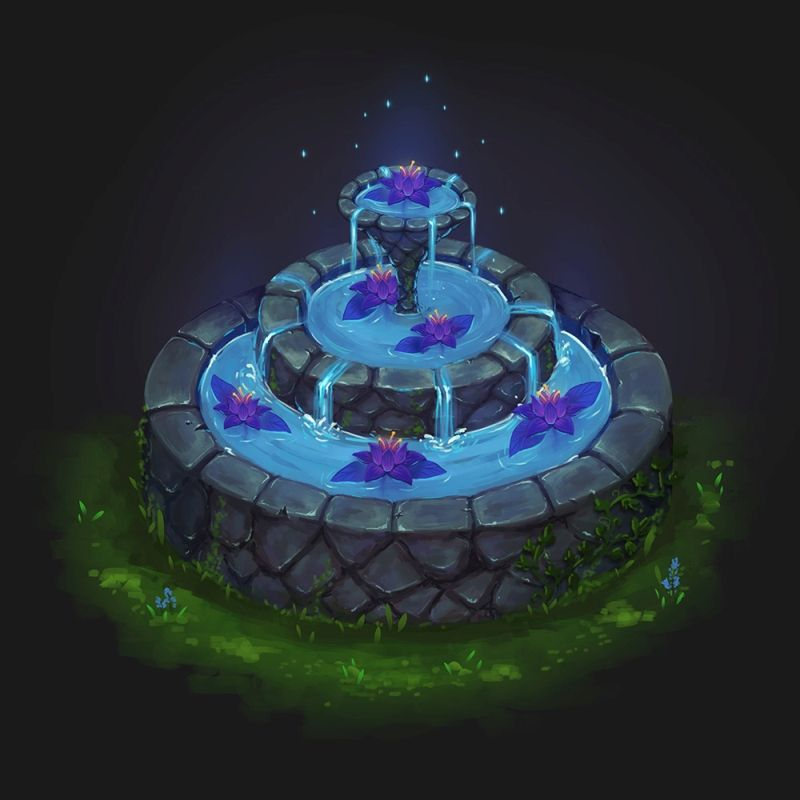
#> input picture docs/superpowers/mockups/cauce-seco-referencias/14-fuente.png, 800 x 800 px
$ python fuente_texturas.py
#> lines starting #> are read from the running program, lines starting #| are printed output that depends on the picture
"""Texturas de la fuente en 3D, recortadas de la imagen de referencia (la 14 de `docs/superpowers/mockups/cauce-seco-referencias`):
piedra y agua en mosaico espejo (para que no se vea la costura al envolverlas).
Salida: public/assets/sprites/fuente/{piedra,agua}.png. Uso (desde la raíz del repo): python tools/generadores/entorno/fuente_texturas.py"""
import os

from PIL import Image, ImageEnhance, ImageOps

REPO = os.path.abspath(os.path.join(os.path.dirname(os.path.abspath(__file__)), "..", "..", ".."))
REF = os.path.join(REPO, "docs", "superpowers", "mockups", "cauce-seco-referencias", "14-fuente.png")
SALIDA = os.path.join(REPO, "public", "assets", "sprites", "fuente")


def espejo(im):
    """El recorte y sus reflejos, en 2x2: se repite sin costuras."""
    w, h = im.size
    o = Image.new("RGB", (2 * w, 2 * h))
    o.paste(im, (0, 0)); o.paste(ImageOps.mirror(im), (w, 0))
    o.paste(ImageOps.flip(im), (0, h)); o.paste(ImageOps.flip(ImageOps.mirror(im)), (w, h))
    return o


if __name__ == "__main__":
    os.makedirs(SALIDA, exist_ok=True)
    ref = Image.open(REF).convert("RGB")
#> ref is the input picture: PIL image 800x800 RGB; mean R, G, B 37.7, 47.1, 52.6
    # La piedra de la imagen es oscura y, con la luz de la sala, se hunde: se aclara antes de guardarla
    espejo(ImageEnhance.Brightness(ref.crop((330, 520, 430, 585)).resize((96, 62), Image.LANCZOS)).enhance(2.1)).save(os.path.join(SALIDA, "piedra.png"))
#> in espejo, `o = Image.new("RGB", (2 * w, 2 * h))`: o: PIL image 192x124 RGB; every value is 0
#> in espejo, `o.paste(im, (0, 0))`:
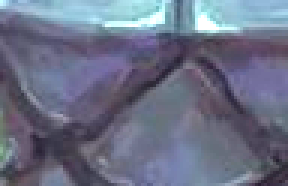
#> im: PIL image 96x62 RGB (shown 3 times larger); mean R, G, B 107, 112.4, 134.1
#> in espejo, `o.paste(ImageOps.flip(ImageOps.mirror(im)), (w, h))`:
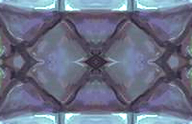
#> o: PIL image 192x124 RGB; mean R, G, B 107, 112.4, 134.1
    espejo(ref.crop((282, 444, 338, 472)).resize((64, 32), Image.LANCZOS)).save(os.path.join(SALIDA, "agua.png"))
#> in espejo (call 2), `o = Image.new("RGB", (2 * w, 2 * h))`: o: PIL image 128x64 RGB; every value is 0
#> in espejo (call 2), `o.paste(im, (0, 0))`:
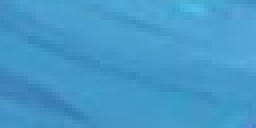
#> im: PIL image 64x32 RGB (shown 4 times larger); mean R, G, B 69, 153.6, 202.2
#> in espejo (call 2), `o.paste(im, (0, 0))`:
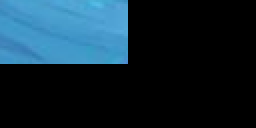
#> o: PIL image 128x64 RGB (shown 2 times larger); mean R, G, B 17.2, 38.4, 50.5
#> in espejo (call 2), `o.paste(ImageOps.mirror(im), (w, 0))`:
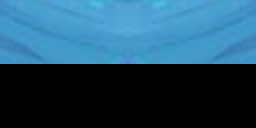
#> o: PIL image 128x64 RGB (shown 2 times larger); mean R, G, B 34.5, 76.8, 101.1
#> in espejo (call 2), `o.paste(ImageOps.flip(im), (0, h))`:
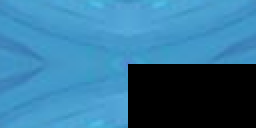
#> o: PIL image 128x64 RGB (shown 2 times larger); mean R, G, B 51.7, 115.2, 151.6
#> in espejo (call 2), `o.paste(ImageOps.flip(ImageOps.mirror(im)), (w, h))`:
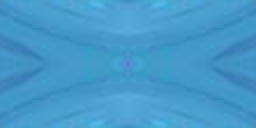
#> o: PIL image 128x64 RGB (shown 2 times larger); mean R, G, B 69, 153.6, 202.2
    print("ok")

$ run again, with docs/superpowers/mockups/cauce-seco-referencias/12-senor-cripta-espada.png copied over docs/superpowers/mockups/cauce-seco-referencias/14-fuente.png
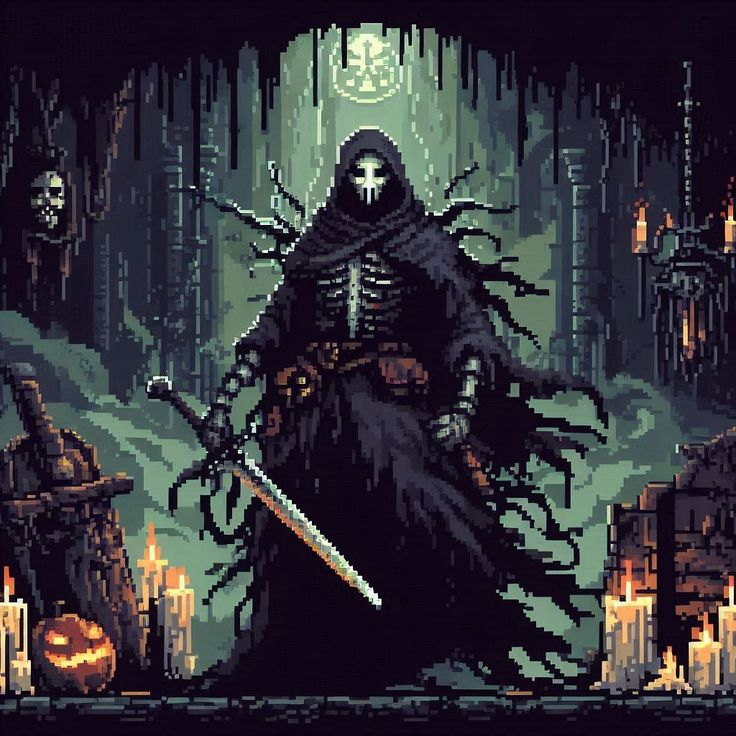
#> input picture docs/superpowers/mockups/cauce-seco-referencias/12-senor-cripta-espada.png, 736 x 736 px
#> ref is the input picture: PIL image 736x736 RGB; mean R, G, B 52.4, 51.1, 58.2
#> in espejo, `o.paste(im, (0, 0))`:
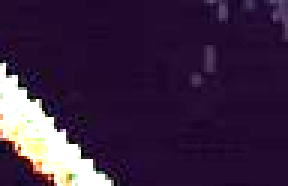
#> im: PIL image 96x62 RGB (shown 3 times larger); mean R, G, B 56.2, 35.4, 65
#> im: PIL image 64x32 RGB
#> in espejo (call 2), `o.paste(ImageOps.flip(ImageOps.mirror(im)), (w, h))`:
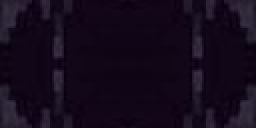
#> o: PIL image 128x64 RGB (shown 2 times larger); mean R, G, B 20.9, 10.5, 27.4
